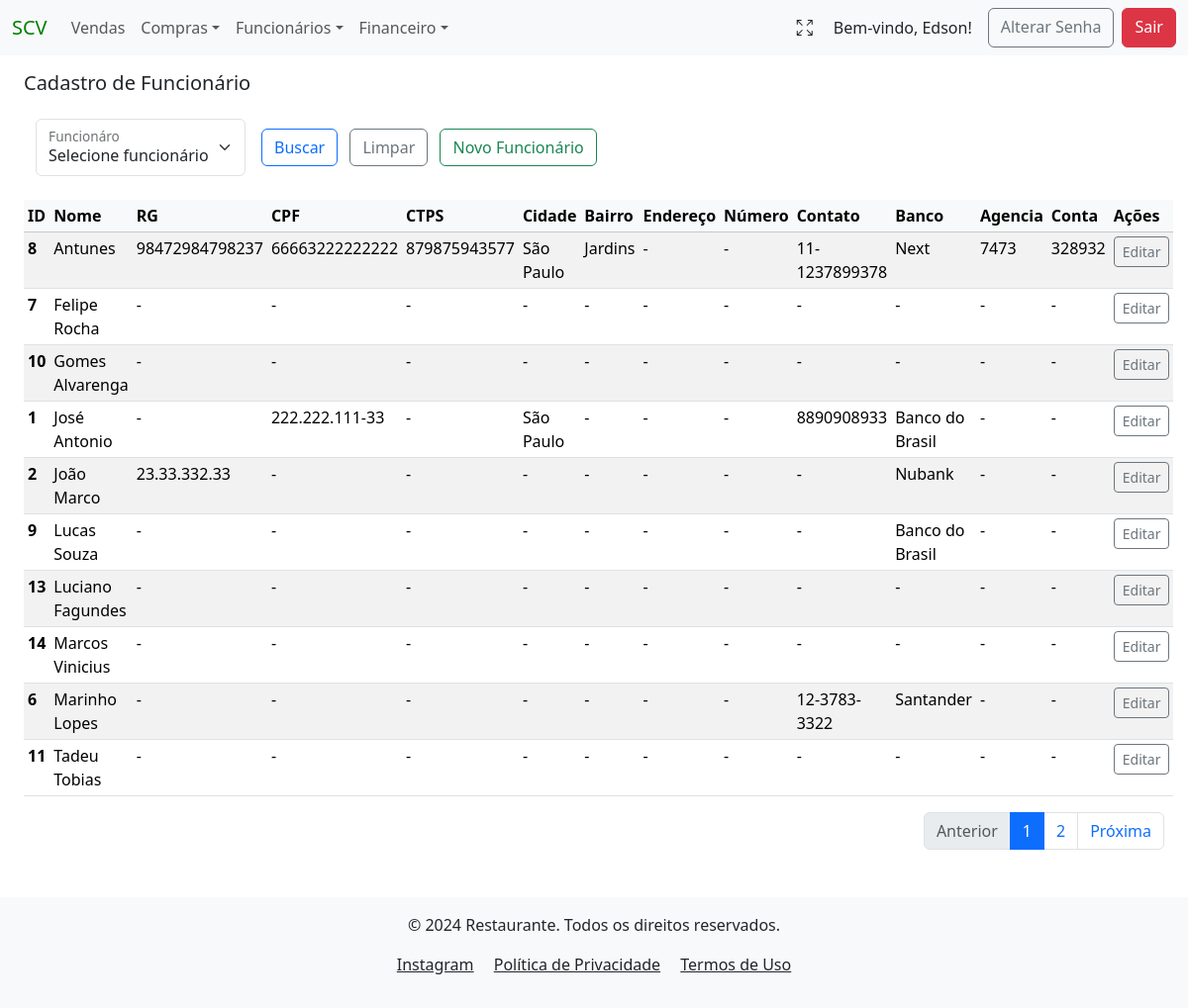
The app's page /funcionario/ (signed in) with its own data.
### users/models.py (models this page shows)
class User(AbstractUser):
    tenant = models.ForeignKey(Tenant, on_delete=models.PROTECT)
    phone = models.CharField(max_length=13, blank=True, null=True)
    birth_date = models.DateField(blank=False, null=False)
    created_at = models.DateTimeField(auto_now_add=True)
    updated_at = models.DateTimeField(auto_now=True)
    groups = models.ManyToManyField(
        'auth.Group',
        related_name='custom_user_set',  # Adicionando um nome diferente para evitar o conflito
        blank=True
    )
    user_permissions = models.ManyToManyField(
        'auth.Permission',
        related_name='custom_user_permissions_set',  # Adicionando um nome diferente para evitar o conflito
        blank=True
    )

### funcionarios/models.py (models this page shows, shortened)
class Cadastro(models.Model):
    LIST_BANK = [('Banco do Brasil', 'Banco do Brasil'),
                   ('Banco Original', 'Banco Original'),
                   ('Bradesco', 'Bradesco'),
                   ('Caixa Econômica', 'Caixa Econômica'),
                   ('C6 Bank', 'C6 Bank'),
                   ('Itau', 'Itau'),
                   ('Inter', 'Inter'),
                   ('Neon', 'Neon'),
                   ('Next', 'Next'),
                   ('Nubank', 'Nubank'),
                   ('Santander', 'Santander'),
                   ]
    tenant = models.ForeignKey(Tenant, on_delete=models.CASCADE)
    created_at = models.DateTimeField(auto_now_add=True)
    nome_funcionario = models.CharField(verbose_name="Funcionário", max_length=40 , blank=False, unique=True)
    rg = models.CharField(verbose_name="RG", max_length=14, null=True , blank=True)
    cpf = models.CharField(verbose_name="CPF", max_length=14, null=True , blank=True)
    carteira_trabalho = models.CharField(verbose_name="CTPS", max_length=12, null=True, blank=True)
    endereco = models.CharField(verbose_name="Endereço", max_length=40, null=True, blank=True)
    numero = models.CharField(verbose_name="Número", max_length=255, null=True, blank=True)
    bairro = models.CharField(verbose_name="Bairro", max_length=20, null=True, blank=True)
    cidade = models.CharField(verbose_name="Cidade", max_length=30, null=True, blank=True)
    telefone = models.CharField(verbose_name="Telefone", max_length=13, null=True, blank=True)
    banco = models.CharField(verbose_name="Banco", choices=LIST_BANK, max_length=15, null=True, blank=True)
    agencia = models.CharField(verbose_name="Agencia", max_length=7, null=True, blank=True)
    conta = models.CharField(verbose_name="Conta", max_length=10, null=True, blank=True)
    author = models.ForeignKey(settings.AUTH_USER_MODEL, on_delete=models.PROTECT, blank=False, default=1)
    dt_atualizado = models.DateTimeField(auto_now=True, null=False, blank=False)

### funcionarios/views.py (the view)
# urls.py: path('funcionario/', CadastroListView.as_view(), name="funcionarios_list"),
class CadastroListView(LoginRequiredMixin, PermissionRequiredMixin, TenantQuerysetMixin, HandleNoPermissionMixin, ListView):
    model = Cadastro
    template_name = 'funcionarios/funcionarios_list.html'  # Garante que o template correto será usado
    context_object_name = 'funcionarios_list'
    permission_required = 'funcionarios.view_cadastro'  # Permissão para visualizar objetos'
    def get_queryset(self):
        queryset = Cadastro.objects.filter(tenant=self.request.user.tenant)
        nome_funcionario_cadastro = self.request.GET.get('nome_funcionario')
        if nome_funcionario_cadastro:
            queryset = queryset.filter(id=nome_funcionario_cadastro)
        return queryset
    def get_context_data(self, **kwargs):
        context = super().get_context_data(**kwargs)
        tenant = getattr(self.request.user, 'tenant', None)
        if tenant:
            tenant = str(tenant).lower().replace(' ', '_')
        context['tenant'] = tenant
        funcionarios = self.get_queryset().order_by('nome_funcionario')  # Ordena a lista de funcionários pelo nome
        paginator = Paginator(funcionarios, 10)  # Exibe 10 registros por página
        page_number = self.request.GET.get('page')
        page_obj = paginator.get_page(page_number)
        context['funcionarios_list'] = page_obj
        context['paginator'] = paginator
        context['page_obj'] = page_obj
        context['query_params'] = self.request.GET.urlencode()
        context['cadastros_funcionarios'] = self.get_queryset()
        return context

### project/context_processors.py (called while the page is built)
def tenant_context(request):
    return {
        'tenant': request.GET.get('tenant', None),
    }

### users/models.py (called while the page is built)
    def __str__(self):
        return self.name

### funcionarios/templates/funcionarios/funcionarios_list.html (shortened to what this page needs)
{% extends 'global/base.html' %}
{% block content %}
<h5 class="mb-4 mt-3">Cadastro de Funcionário</h5>
<div class="container-fluid mb-3">
    <form action="" method="GET" class="d-flex align-items-center">
        <div class="form-floating mb-2 me-2">
            <select class="form-select" id="floatingSelect" name="nome_funcionario" aria-label="Floating label select example">
                <option value="">Selecione funcionário</option>
            </select>
            <label for="floatingSelect">Funcionáro</label>
        </div>
        <div class="mb-2 ms-2">
            <button type="submit" class="btn btn-outline-primary me-2" name="buscar_funcionario_cadastro">Buscar</button>
            <a href="{% url 'funcionarios_list' %}?tenant={{ tenant }}" class="btn btn-outline-secondary me-2">Limpar</a>
            {% if perms.funcionarios.add_contratacao %}
                <a href="{% url 'create_funcionarios' %}?tenant={{ tenant }}" class="btn btn-outline-success me-2">Novo Funcionário</a>
            {% else %}
                <a class="btn btn-outline-success disabled" href="#" aria-disabled="true">Novo Funcionário</a>
            {% endif %}
        </div>
    </form>
</div>
{% if funcionarios_list %}
    <table class="table table-sm table-striped table-hover mt-3">
        <thead class="table-light">
        <tr>
            <th scope="col">ID</th>
            <th scope="col">Nome</th>
            <th scope="col">RG</th>
            <th scope="col">CPF</th>
            <th scope="col">CTPS</th>
            <th scope="col">Cidade</th>
            <th scope="col">Bairro</th>
            <th scope="col">Endereço</th>
            <th scope="col">Número</th>
            <th scope="col">Contato</th>
            <th scope="col">Banco</th>
            <th scope="col">Agencia</th>
            <th scope="col">Conta</th>
            <th scope="col">Ações</th>
        </tr>
        </thead>
        <tbody>
            {% for funcionario in funcionarios_list %}
                <tr>
                    <th scope="row" >{{ funcionario.pk }}</th>
                    <td>{{ funcionario.nome_funcionario }}</td>
                    <td>{{ funcionario.rg| default:"-" }}</td>
                    <td>{{ funcionario.cpf| default:"-" }}</td>
                    <td>{{ funcionario.carteira_trabalho| default:"-" }}</td>
                    <td>{{ funcionario.cidade| default:"-" }}</td>
                    <td>{{ funcionario.bairro| default:"-" }}</td>
                    <td>{{ funcionario.endereco| default:"-" }}</td>
                    <td>{{ funcionario.numero| default:"-" }}</td>
                    <td>{{ funcionario.telefone| default:"-" }}</td>
                    <td>{{ funcionario.banco| default:"-" }}</td>
                    <td>{{ funcionario.agencia| default:"-" }}</td>
                    <td>{{ funcionario.conta| default:"-" }}</td>
                    <td>
                        <a href="{% url 'update_funcionarios' pk=funcionario.pk %}?tenant={{ tenant }}" class="btn btn-outline-secondary btn-sm" >Editar</a>
                    </td>
                </tr>
            {% endfor %}
        </tbody>
    </table>
{% else %}
    <p>Não há registros</p>
{% endif %}
        <nav aria-label="Page navigation example">
    <ul class="pagination justify-content-end">
        {% if funcionarios_list.has_previous %}
            <li class="page-item">
                <a class="page-link" href="?page={{ funcionarios_list.previous_page_number }}">Anterior</a>
            </li>
        {% else %}
            <li class="page-item disabled">
                <a class="page-link">Anterior</a>
            </li>
        {% endif %}
        {% for num in funcionarios_list.paginator.page_range %}
            {% if funcionarios_list.number == num %}
                <li class="page-item active" aria-current="page">
                    <span class="page-link">{{ num }}</span>
                </li>
            {% elif num > funcionarios_list.number|add:-2 and num < funcionarios_list.number|add:2 %}
                <li class="page-item">
                    <a class="page-link" href="?page={{ num }}">{{ num }}</a>
                </li>
            {% endif %}
        {% endfor %}
        {% if funcionarios_list.has_next %}
            <li class="page-item">
                <a class="page-link" href="?page={{ funcionarios_list.next_page_number }}">Próxima</a>
            </li>
        {% else %}
            <li class="page-item disabled">
                <a class="page-link">Próxima</a>
            </li>
        {% endif %}
    </ul>
</nav>
{% endblock content %}

### project/templates/global/base.html (shortened to what this page needs)
<!DOCTYPE html>
<html lang="pt-br">
  <head>
    <link href="https://cdn.jsdelivr.net/npm/bootstrap@5.3.3/dist/css/bootstrap.min.css" rel="stylesheet">
  </head>
  <body>
    <nav id="navbar" class="navbar navbar-expand-lg bg-body-tertiary position-sticky top-0" style="z-index: 1050;">
      <div class="container-fluid">
        <a class="navbar-brand" href="{% url 'menu' %}?tenant={{ tenant }}" style="color: green">SCV</a>
        <div class="collapse navbar-collapse" id="navbarSupportedContent">
          <ul class="navbar-nav me-auto mb-2 mb-lg-0">
            <li class="nav-item">
              {% if perms.vendas.view_vendas %}
                <a class="nav-link" href="{% url 'venda_list' %}?tenant={{ tenant }}">Vendas</a>
              {% else %}
                <a class="nav-link disabled" href="#" aria-disabled="true">Vendas</a>
              {% endif %}
            <li class="nav-item dropdown">
              {% if perms.compras.view_compras %}
                <a class="nav-link dropdown-toggle" href="#" role="button" data-bs-toggle="dropdown" aria-expanded="false">Compras</a>
              {% else %}
                <a class="nav-link disabled" href="#" aria-disabled="true">Compras</a>
              {% endif %}
            </li>
            <li class="nav-item dropdown">
              {% if perms.funcionarios.view_contratacao %}
                <a class="nav-link dropdown-toggle" href="#" role="button" data-bs-toggle="dropdown" aria-expanded="false">Funcionários</a>
              {% else %}
                <a class="nav-link disabled" href="#" aria-disabled="true">Funcionários</a>
              {% endif %}
            </li>
            <li class="nav-item dropdown">
              {% if perms.financeiro.view_dashboard_financeiro %}
                <a class="nav-link dropdown-toggle" href="#" role="button" data-bs-toggle="dropdown" aria-expanded="false">Financeiro</a>
              {% else %}
                <a class="nav-link disabled" href="#" aria-disabled="true">Financeiro</a>
              {% endif %}
            </li>
          </ul>
          <div class="d-flex ms-auto">
            <button id="fullscreen-btn" class="btn btn me-2" type="button" title="Tela Cheia" style="box-shadow:none;">
              <span id="fullscreen-icon" class="bi bi-arrows-fullscreen"></span>
            </button>
            {% if user.is_authenticated %}
              <span class="navbar-text text-dark me-3">
                Bem-vindo, {{ user.first_name }}!
              </span>
              <a href="{% url 'password_change' %}?tenant={{ tenant }}" class="btn btn-outline-secondary me-2">Alterar Senha</a>
              <a href="{% url 'logout' %}?tenant={{ tenant }}" class="btn btn-danger">Sair</a>
            {% else %}
              <a href="{% url 'login' %}?tenant={{ tenant }}" class="btn btn-outline-light">Login</a>
            {% endif %}
          </div>
        </div>
      </div>
    </nav>
    <main class="container-fluid px-4">
        {% block content %}{% endblock content %}
    </main>
      <footer class="bg-body-tertiary text-dark py-3 mt-5">
        <div class="container text-center">
            <p>&copy; 2024 Restaurante. Todos os direitos reservados.</p>
            <p>
                <a href="https://www.instagram.com/sushicasaverde/"
                    class="text-dark me-3"
                    target="_blank"
                    rel="noopener noreferrer"
                    >Instagram</a>
                <a href="#" class="text-dark me-3">Política de Privacidade</a>
                <a href="#" class="text-dark">Termos de Uso</a>
            </p>
        </div>
      </footer>
<link rel="stylesheet" href="https://cdn.jsdelivr.net/npm/bootstrap-icons@1.11.3/font/bootstrap-icons.css">
  </body>
</html>

### records on screen
User: first_name "Edson"
Cadastro: pk "8", nome_funcionario "Antunes", rg "98472984798237", cpf "66663222222222", carteira_trabalho "879875943577", cidade "São Paulo", bairro "Jardins", endereco "-", numero "-", telefone "11-1237899378", banco "Next", agencia "7473", conta "328932"
Cadastro: pk "7", nome_funcionario "Felipe Rocha", rg "-", cpf "-", carteira_trabalho "-", cidade "-", bairro "-", endereco "-", numero "-", telefone "-", banco "-", agencia "-", conta "-"
Cadastro: pk "10", nome_funcionario "Gomes Alvarenga", rg "-", cpf "-", carteira_trabalho "-", cidade "-", bairro "-", endereco "-", numero "-", telefone "-", banco "-", agencia "-", conta "-"
Cadastro: pk "1", nome_funcionario "José Antonio", rg "-", cpf "222.222.111-33", carteira_trabalho "-", cidade "São Paulo", bairro "-", endereco "-", numero "-", telefone "8890908933", banco "Banco do Brasil", agencia "-", conta "-"
Cadastro: pk "2", nome_funcionario "João Marco", rg "23.33.332.33", cpf "-", carteira_trabalho "-", cidade "-", bairro "-", endereco "-", numero "-", telefone "-", banco "Nubank", agencia "-", conta "-"
Cadastro: pk "9", nome_funcionario "Lucas Souza", rg "-", cpf "-", carteira_trabalho "-", cidade "-", bairro "-", endereco "-", numero "-", telefone "-", banco "Banco do Brasil", agencia "-", conta "-"
Cadastro: pk "13", nome_funcionario "Luciano Fagundes", rg "-", cpf "-", carteira_trabalho "-", cidade "-", bairro "-", endereco "-", numero "-", telefone "-", banco "-", agencia "-", conta "-"
Cadastro: pk "14", nome_funcionario "Marcos Vinicius", rg "-", cpf "-", carteira_trabalho "-", cidade "-", bairro "-", endereco "-", numero "-", telefone "-", banco "-", agencia "-", conta "-"
Cadastro: pk "6", nome_funcionario "Marinho Lopes", rg "-", cpf "-", carteira_trabalho "-", cidade "-", bairro "-", endereco "-", numero "-", telefone "12-3783-3322", banco "Santander", agencia "-", conta "-"
Cadastro: pk "11", nome_funcionario "Tadeu Tobias", rg "-", cpf "-", carteira_trabalho "-", cidade "-", bairro "-", endereco "-", numero "-", telefone "-", banco "-", agencia "-", conta "-"

### other values on screen
{{ num }} "1"
{{ num }} "2"
